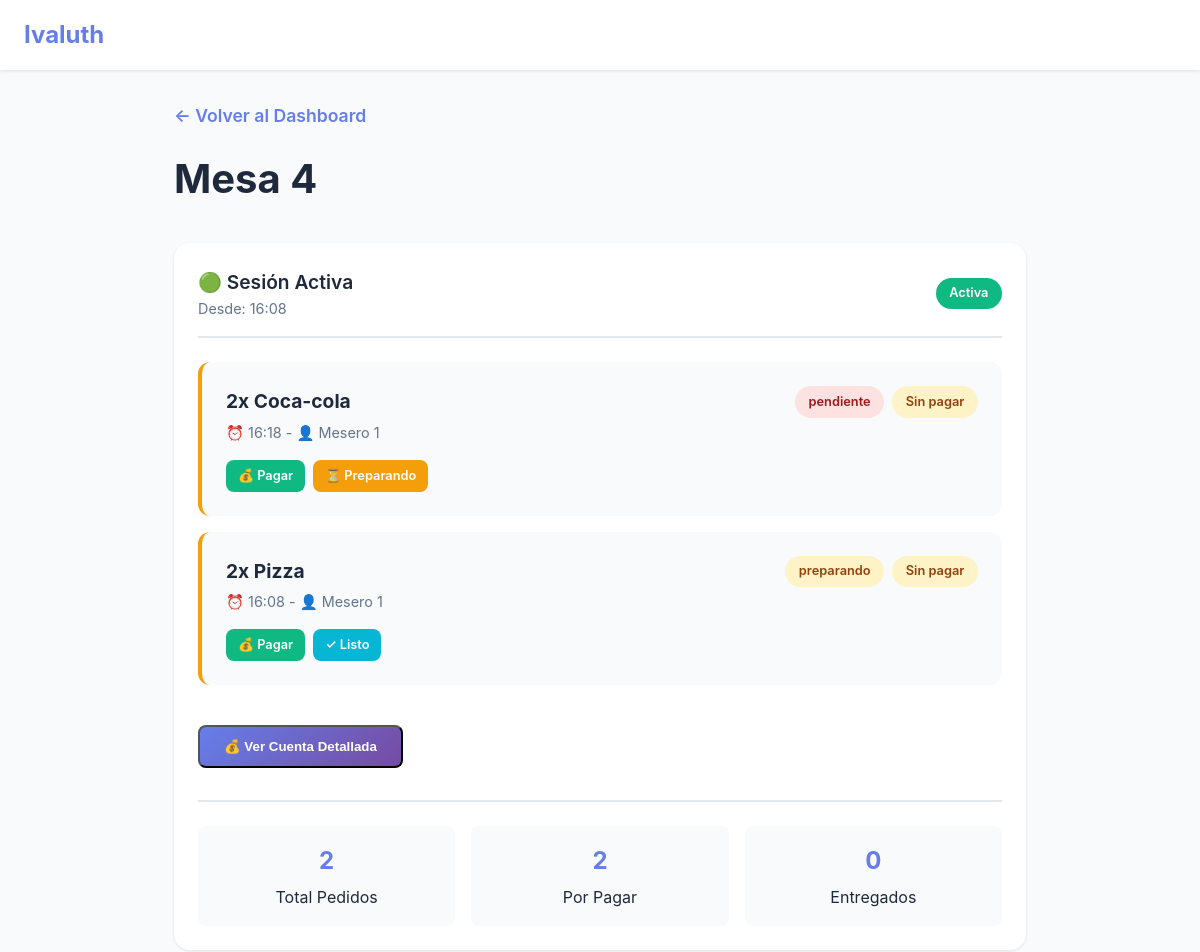
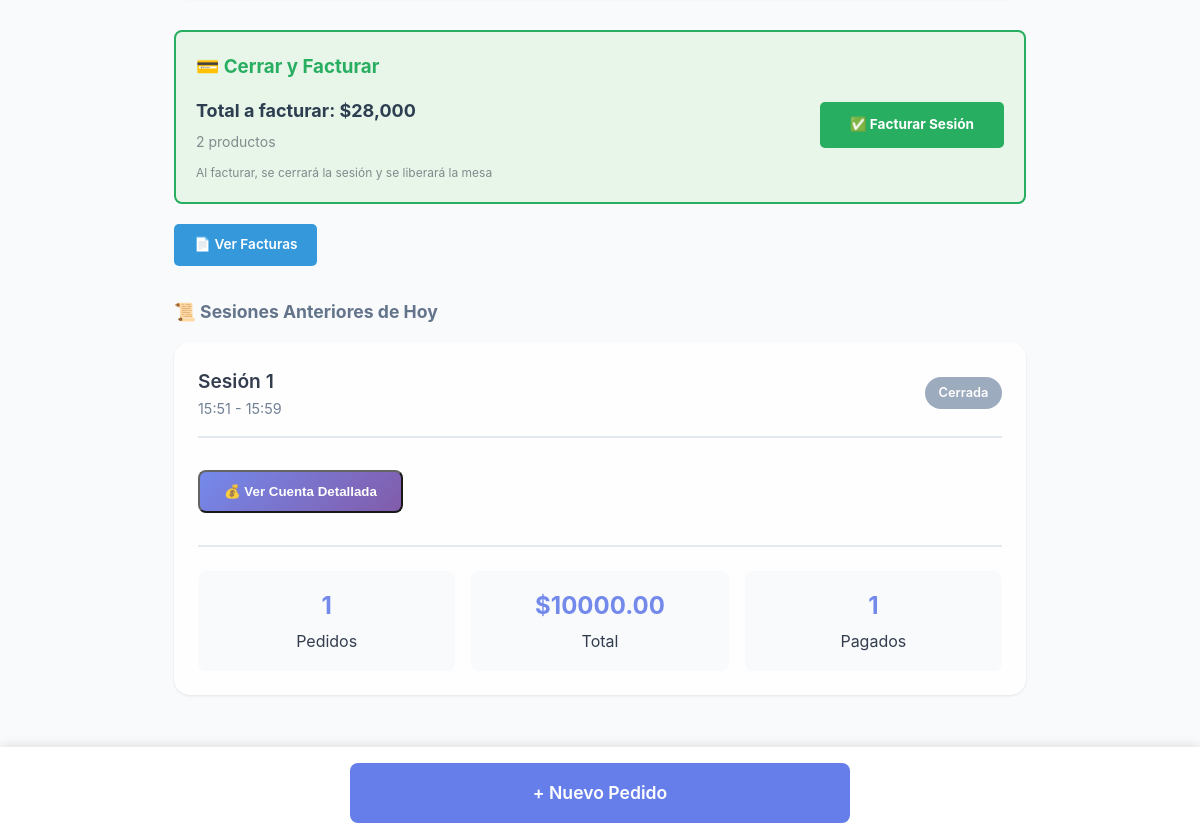
The page /mesa/4 (signed in) on the database as committed earlier (2 pictures, top to bottom).
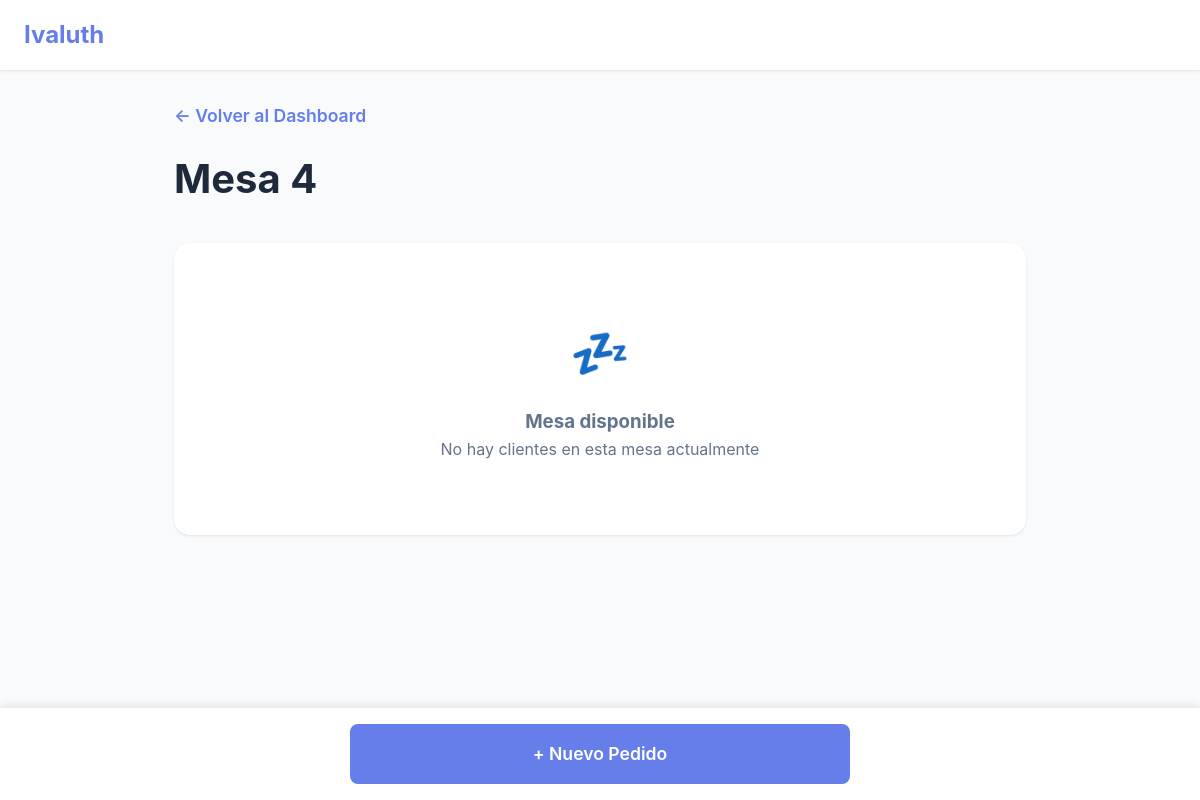
The same page on the database as committed later.
### app.py (models this page shows, shortened)
class Sesion(db.Model):
    id = db.Column(db.Integer, primary_key=True)
    mesa_id = db.Column(db.Integer, db.ForeignKey('mesa.id'), nullable=False)
    fecha_inicio = db.Column(db.DateTime, default=datetime.now)
    fecha_fin = db.Column(db.DateTime, nullable=True)
    total = db.Column(db.Float, default=0)  # NUEVO CAMPO para guardar el total
    activa = db.Column(db.Boolean, default=True)
    mesa = db.relationship('Mesa', backref='sesiones')
    pedidos = db.relationship('Pedido', backref='sesion', lazy=True)

class Pedido(db.Model):
    id = db.Column(db.Integer, primary_key=True)
    fecha = db.Column(db.DateTime, default=datetime.now)
    mesa_id = db.Column(db.Integer, db.ForeignKey('mesa.id'), nullable=False)
    sesion_id = db.Column(db.Integer, db.ForeignKey('sesion.id'), nullable=True)
    mesero_id = db.Column(db.Integer, db.ForeignKey('usuario.id'), nullable=False)
    producto = db.Column(db.String(200), nullable=False)
    cantidad = db.Column(db.Integer, default=1)
    precio_unitario = db.Column(db.Float, default=0)  # NUEVO CAMPO
    notas = db.Column(db.Text)
    estado = db.Column(db.String(20), default='pendiente')  # pendiente, preparando, listo, entregado
    pagado = db.Column(db.Boolean, default=False)
    mesa = db.relationship('Mesa', backref='pedidos')
    mesero = db.relationship('Usuario', backref='pedidos')

class Usuario(UserMixin, db.Model):
    id = db.Column(db.Integer, primary_key=True)
    username = db.Column(db.String(80), unique=True, nullable=False)
    password_hash = db.Column(db.String(200), nullable=False)
    nombre = db.Column(db.String(100), nullable=False)
    rol = db.Column(db.String(20), default='mesero')  # mesero, cocina, admin

### app.py (the view)
@app.route("/mesa/<int:mesa_id>")
@login_required
def ver_mesa(mesa_id):
    mesa = Mesa.query.get_or_404(mesa_id)
    sesion_activa = Sesion.query.filter_by(
        mesa_id=mesa_id,
        activa=True
    ).first()
    pedidos_actuales = []
    totales_sesion_activa = {
        'total_general': 0,
        'total_pagado': 0,
        'total_pendiente': 0
    }
    if sesion_activa:
        pedidos_actuales = Pedido.query.filter_by(
            sesion_id=sesion_activa.id
        ).order_by(Pedido.fecha.desc()).all()
        for pedido in pedidos_actuales:
            subtotal = pedido.cantidad * pedido.precio_unitario
            totales_sesion_activa['total_general'] += subtotal
            if pedido.pagado:
                totales_sesion_activa['total_pagado'] += subtotal
            else:
                totales_sesion_activa['total_pendiente'] += subtotal
    hoy = datetime.now().date()
    sesiones_anteriores = Sesion.query.filter(
        Sesion.mesa_id == mesa_id,
        Sesion.activa == False,
        db.func.date(Sesion.fecha_inicio) == hoy
    ).order_by(Sesion.fecha_inicio.desc()).all()
    sesiones_con_totales = []
    for sesion in sesiones_anteriores:
        total_sesion = 0
        total_pagado_sesion = 0
        total_pendiente_sesion = 0
        for pedido in sesion.pedidos:
            subtotal = pedido.cantidad * pedido.precio_unitario
            total_sesion += subtotal
            if pedido.pagado:
                total_pagado_sesion += subtotal
            else:
                total_pendiente_sesion += subtotal
        sesiones_con_totales.append({
            'sesion': sesion,
            'total_general': total_sesion,
            'total_pagado': total_pagado_sesion,
            'total_pendiente': total_pendiente_sesion
        })
    return render_template("ver_mesa.html",
                         mesa=mesa,
                         pedidos=pedidos_actuales,
                         sesion_activa=sesion_activa,
                         totales_sesion_activa=totales_sesion_activa,
                         sesiones_anteriores=sesiones_con_totales,
                         current_user=current_user)

### app.py (called while the page is built)
@login_manager.user_loader
def load_user(user_id):
    return Usuario.query.get(int(user_id))

### templates/ver_mesa.html (shortened to what the changed rows need)
<!DOCTYPE html>
<html lang="es">
<head>
</head>
<body>
    <div class="container">
        <div class="page-header">
            <h1>Mesa {{ mesa.numero }}</h1>
        </div>
        {% if sesion_activa %}
        <div class="sesion-container">
            <div class="sesion-header">
                <div>
                    <div class="sesion-titulo">🟢 Sesión Activa</div>
                    <div class="sesion-tiempo">Desde: {{ sesion_activa.fecha_inicio.strftime('%H:%M') }}</div>
                </div>
                <span class="sesion-badge">Activa</span>
            </div>
            {% if pedidos %}
            <div class="pedidos-detalle">
                {% for pedido in pedidos %}
                <div class="pedido-card {% if pedido.pagado %}pedido-pagado{% endif %}">
                    <div class="pedido-header">
                        <div>
                            <h3>{{ pedido.cantidad }}x {{ pedido.producto }}</h3>
                            <p class="pedido-hora">⏰ {{ pedido.fecha.strftime('%H:%M') }} - 👤 {{ pedido.mesero.nombre }}</p>
                        </div>
                        <div class="pedido-badges">
                            <span class="estado-badge estado-{{ pedido.estado }}">{{ pedido.estado }}</span>
                            {% if pedido.pagado %}
                            <span class="badge badge-success">Pagado ✓</span>
                            {% else %}
                            <span class="badge badge-warning">Sin pagar</span>
                            {% endif %}
                        </div>
                    </div>
                    <div class="pedido-actions">
                        {% if not pedido.pagado %}
                        <a href="{{ url_for('marcar_pagado', pedido_id=pedido.id) }}"
                           class="btn btn-success btn-xs"
                           onclick="return confirm('¿Marcar como pagado?')">💰 Pagar</a>
                        {% endif %}
                        {% if pedido.estado == 'pendiente' %}
                        <a href="{{ url_for('actualizar_estado', pedido_id=pedido.id, estado='preparando') }}"
                           class="btn btn-warning btn-xs">⏳ Preparando</a>
                        {% elif pedido.estado == 'preparando' %}
                        <a href="{{ url_for('actualizar_estado', pedido_id=pedido.id, estado='listo') }}"
                           class="btn btn-info btn-xs">✓ Listo</a>
                        {% elif pedido.estado == 'listo' %}
                        <a href="{{ url_for('actualizar_estado', pedido_id=pedido.id, estado='entregado') }}"
                           class="btn btn-primary btn-xs">✓ Entregado</a>
                        {% endif %}
                    </div>
                </div>
                {% endfor %}
            </div>
            <button class="btn-ver-cuenta" onclick="abrirModalCuenta('sesion_activa')">
                💰 Ver Cuenta Detallada
            </button>
            <div class="mesa-summary">
                <div class="summary-item">
                    <strong>{{ pedidos|length }}</strong>
                    <span>Total Pedidos</span>
                </div>
                <div class="summary-item">
                    <strong>{{ pedidos|selectattr('pagado', 'equalto', False)|list|length }}</strong>
                    <span>Por Pagar</span>
                </div>
                <div class="summary-item">
                    <strong>{{ pedidos|selectattr('estado', 'equalto', 'entregado')|list|length }}</strong>
                    <span>Entregados</span>
                </div>
            </div>
            {% else %}
            <div class="empty-state">
                <div class="empty-icon">🍽️</div>
                <p>Sin pedidos aún en esta sesión</p>
            </div>
            {% endif %}
        </div>
        {% if sesion_activa and pedidos %}
        <div style="margin-top: 20px; padding: 20px; background: #e8f5e9; border-radius: 8px; border: 2px solid #27ae60;">
            <h3 style="color: #27ae60; margin-bottom: 15px;">💳 Cerrar y Facturar</h3>
            <div style="display: flex; justify-content: space-between; align-items: center; flex-wrap: wrap; gap: 15px;">
                <div>
                    <p style="font-size: 18px; font-weight: bold; color: #2c3e50;">
                        Total a facturar: ${{ '{:,.0f}'.format(totales_sesion_activa['total_general']) }}
                    </p>
                    <p style="font-size: 14px; color: #7f8c8d; margin-top: 5px;">
                        {{ pedidos|length }} productos
                    </p>
                </div>
                <div style="display: flex; gap: 10px;">
                    <a href="{{ url_for('facturar_sesion', sesion_id=sesion_activa.id) }}"
                    class="btn btn-success"
                    style="padding: 12px 30px; background: #27ae60; color: white; text-decoration: none; border-radius: 5px; font-weight: bold;">
                        ✅ Facturar Sesión
                    </a>
                </div>
            </div>
            <p style="margin-top: 10px; font-size: 12px; color: #7f8c8d;">
                Al facturar, se cerrará la sesión y se liberará la mesa
            </p>
        </div>
        {% endif %}
        <div style="margin-top: 20px;">
            <a href="{{ url_for('lista_facturas') }}" class="btn" style="padding: 10px 20px; background: #3498db; color: white; text-decoration: none; border-radius: 5px;">
                📄 Ver Facturas
            </a>
        </div>
        {% else %}
        <div class="sesion-container">
            <div class="empty-state">
                <div class="empty-icon">💤</div>
                <h3>Mesa disponible</h3>
                <p>No hay clientes en esta mesa actualmente</p>
            </div>
        </div>
        {% endif %}
        {% if sesiones_anteriores %}
        <div class="sesiones-anteriores">
            <h3>📜 Sesiones Anteriores de Hoy</h3>
            {% for item in sesiones_anteriores %}
            <div class="sesion-container" style="opacity: 0.9;">
                <div class="sesion-header">
                    <div>
                        <div class="sesion-titulo">Sesión {{ loop.index }}</div>
                        <div class="sesion-tiempo">
                            {{ item.sesion.fecha_inicio.strftime('%H:%M') }} - {{ item.sesion.fecha_fin.strftime('%H:%M') if item.sesion.fecha_fin else 'Ahora' }}
                        </div>
                    </div>
                    <span class="sesion-badge cerrada">Cerrada</span>
                </div>
                <button class="btn-ver-cuenta" onclick="abrirModalCuenta('sesion_{{ loop.index0 }}')">
                    💰 Ver Cuenta Detallada
                </button>
                <div class="mesa-summary">
                    <div class="summary-item">
                        <strong>{{ item.sesion.pedidos|length }}</strong>
                        <span>Pedidos</span>
                    </div>
                    <div class="summary-item">
                        <strong>${{ "%.2f"|format(item.total_general) }}</strong>
                        <span>Total</span>
                    </div>
                    <div class="summary-item">
                        <strong>{{ item.sesion.pedidos|selectattr('pagado', 'equalto', True)|list|length }}</strong>
                        <span>Pagados</span>
                    </div>
                </div>
            </div>
            {% endfor %}
        </div>
        {% endif %}
    </div>
</body>
</html>

Rows that differ between the two databases and show on the page:
removed Sesion: fecha_inicio "16:08"
removed Pedido: cantidad "2", producto "Coca-cola", fecha "16:18", mesero.nombre "Mesero 1", estado "pendiente", pagado "Sin pagar"
removed Pedido: cantidad "2", producto "Pizza", fecha "16:08", mesero.nombre "Mesero 1", estado "preparando", pagado "Sin pagar"
removed Sesion: sesion.fecha_inicio "15:51", sesion.fecha_fin "15:59"
Other text that changed with them:
{{ pedidos|length }}: "2" → (not shown)
{{ pedidos|selectattr('pagado', 'equalto', False)|list|length }}: "2" → (not shown)
{{ pedidos|selectattr('estado', 'equalto', 'entregado')|list|length }}: "0" → (not shown)
{{ '{:,.0f}'.format(totales_sesion_activa['total_general']) }}: "28,000" → (not shown)
text no longer shown: "🟢 Sesión Activa Desde: Activa 💰 Ver Cuenta Detallada Total Pedidos Por Pagar Entregados 💳 Cerrar y Facturar Total a facturar: $ productos ✅ Facturar Sesión Al facturar, se cerrará la sesión y se liberará la mesa 📄 Ver Facturas 📜 Sesiones Anteriores de Hoy"
text now shown: "💤 Mesa disponible No hay clientes en esta mesa actualmente"
list line gone: "Sesión 1 - Cerrada 💰 Ver Cuenta Detallada 1 Pedidos $ 10000.00 Total 1 Pagados"
